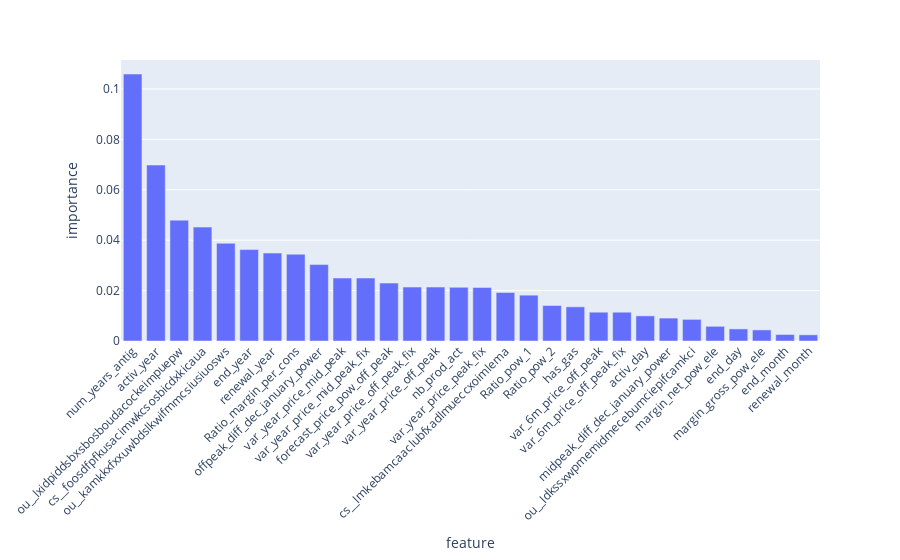

The notebook cell saved with this chart:
### Markdown cell above
--- 

### Recursive Feature Extraction

### Code cell
from sklearn.linear_model import LogisticRegression

estimator = LogisticRegression()

selector = RFE(estimator=estimator, n_features_to_select=30, step=1)
selector.fit(X_train, y_train)

ranking_df = pd.DataFrame({'feature': X_train.columns, 'ranking': selector.ranking_})
selected = ranking_df[ranking_df['ranking'] == 1]['feature']
if hasattr(selector.estimator_, 'coef_'):
    importances = dict(zip(selected, abs(selector.estimator_.coef_[0])))
elif hasattr(selector.estimator_, 'feature_importances_'):
    importances = dict(zip(selected, selector.estimator_.feature_importances_))
importance_df = pd.DataFrame({'feature': list(importances.keys()), 'importance': list(importances.values())})
importance_df = importance_df.sort_values('importance', ascending=False)

fig = px.bar(importance_df, x='feature', y='importance')
fig.update_layout(xaxis_tickangle=-45)
fig.show()

### Figure 1 — Plotly figure (JSON) as saved in the notebook; plotly's stock layout.template omitted (floating-point values rounded to 4 significant figures)
{"data": [{"alignmentgroup": "True", "hovertemplate": "feature=%{x}<br>importance=%{y}<extra></extra>", "legendgroup": "", "marker": {"color": "#636efa", "pattern": {"shape": ""}}, "name": "", "offsetgroup": "", "orientation": "v", "showlegend": false, "textposition": "auto", "type": "bar", "x": ["num_years_antig", "activ_year", "ou__lxidpiddsbxsbosboudacockeimpuepw", "cs__foosdfpfkusacimwkcsosbicdxkicaua", "ou__kamkkxfxxuwbdslkwifmmcsiusiuosws", "end_year", "renewal_year", "Ratio_margin_per_cons", "offpeak_diff_dec_january_power", "var_year_price_mid_peak", "var_year_price_mid_peak_fix", "forecast_price_pow_off_peak", "var_year_price_off_peak_fix", "var_year_price_off_peak", "nb_prod_act", "var_year_price_peak_fix", "cs__lmkebamcaaclubfxadlmueccxoimlema", "Ratio_pow_1", "Ratio_pow_2", "has_gas", "var_6m_price_off_peak", "var_6m_price_off_peak_fix", "activ_day", "midpeak_diff_dec_january_power", "ou__ldkssxwpmemidmecebumciepifcamkci", "margin_net_pow_ele", "end_day", "margin_gross_pow_ele", "end_month", "renewal_month"], "xaxis": "x", "y": [0.1059, 0.06981, 0.04795, 0.04519, 0.03877, 0.03626, 0.03489, 0.0344, 0.03033, 0.02499, 0.02499, 0.02298, 0.0214, 0.0214, 0.0213, 0.02125, 0.01924, 0.01819, 0.01407, 0.01355, 0.01143, 0.01142, 0.009969, 0.009093, 0.008579, 0.005829, 0.004795, 0.004399, 0.002569, 0.002445], "yaxis": "y"}], "layout": {"barmode": "relative", "legend": {"tracegroupgap": 0}, "margin": {"t": 60}, "xaxis": {"anchor": "y", "domain": [0, 1], "tickangle": -45, "title": {"text": "feature"}}, "yaxis": {"anchor": "x", "domain": [0, 1], "title": {"text": "importance"}}}}
